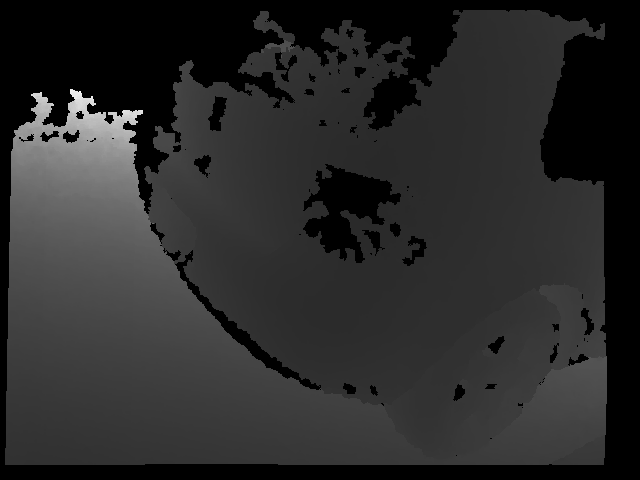
%> input picture projects/vision/homework2/range_image1.png, 640 x 480 px
$ octave homework2.m   (GNU Octave 9; MATLAB toolbox functions it lacks are replaced by stand-ins)
%> lines starting %> are read from the running program, lines starting %| are printed output that depends on the picture
close all;
clear all;
clc;

% primesense carmine internals
f = 525;
u0 = 319.5;
v0 = 239.5;

img1 = imread("range_image1.png");
%> img1 is the input picture: size 480x640 uint16; min 0, max 7660, mean 1289.5
img2 = imread("range_image2.png");
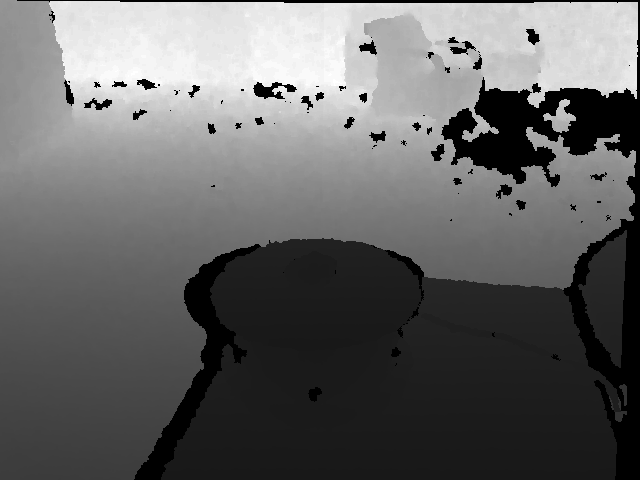
%> input picture projects/vision/homework2/range_image2.png, 640 x 480 px
%> img2 is the input picture: size 480x640 uint16; min 0, max 6497, mean 2570

pc1 = zeros(size(img1, 1),size(img1, 2), 3);
pc2 = zeros(size(img2, 1),size(img2, 2), 3);

for i = 1:size(img1, 1)
    for j = 1:size(img1, 2)
        pc1(i, j, 1) = -(double(img1(i, j))*(i- u0))/f;
        pc1(i, j ,2) = -(double(img1(i, j))*(j- v0))/f;
        pc1(i, j, 3) = double(img1(i, j));
    end
end
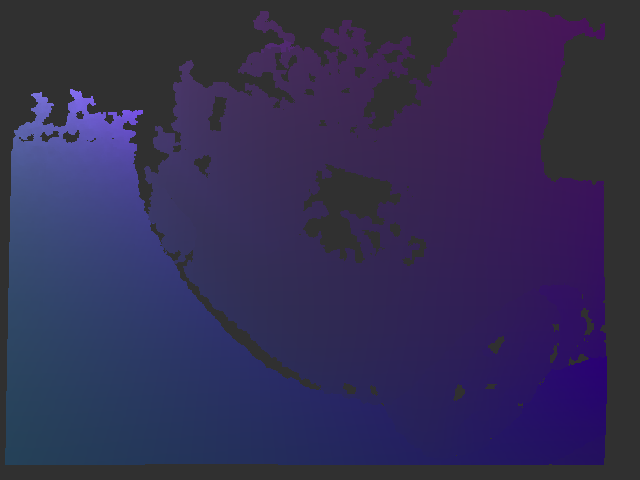
%> pc1: size 480x640x3 double; mean R, G, B 125.9, -104.5, 1289.5; drawn with min black and max white

for i = 1:size(img2, 1)
    for j = 1:size(img2, 2)
        pc2(i, j, 1) = -(double(img2(i, j))*(i- u0))/f;
        pc2(i, j ,2) = -(double(img2(i, j))*(j- v0))/f;
        pc2(i, j, 3) = double(img2(i, j));
    end
end
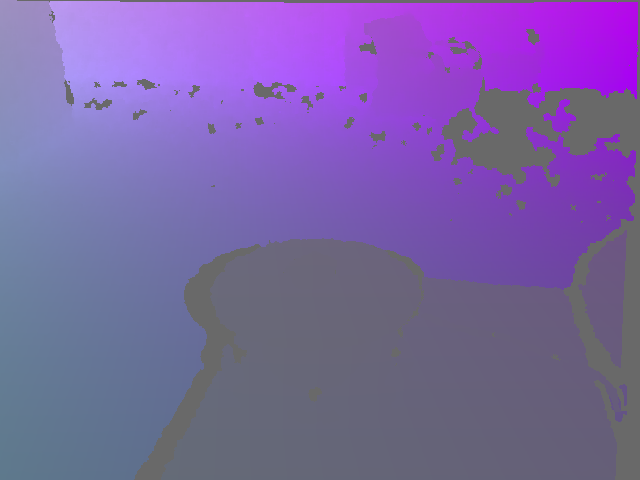
%> pc2: size 480x640x3 double; mean R, G, B 786.8, -252.1, 2570; drawn with min black and max white

%> (the run ends here)
